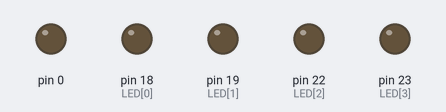
The sketch below on a simulated Arduino Mega 2560, built with avr-gcc and run on an emulated ATmega2560. Parts: output pins drawn as LEDs (lit = HIGH).

Above: at 0.2 s.
At 1.2 s:
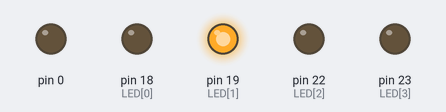
At 2.2 s:
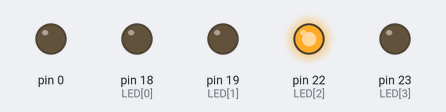
At 4.7 s:
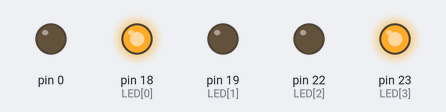
At 6.7 s:
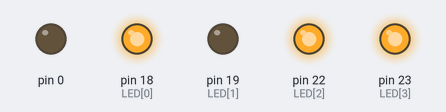
At 9.2 s:
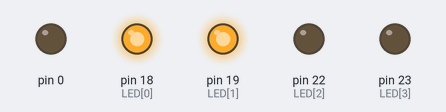
Timing chart, 0 to 9.8 s (numbered marks = the images above):
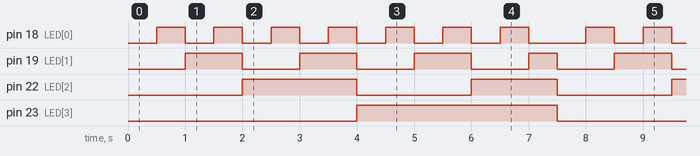

The sketch:

LED_BITS.ino
```cpp
int LED[]={18,19,22,23};

const int bit = 15 , ArrSize = 4;
int BitData[ArrSize];
void setup() {
  // put your setup code here, to run once:
    for(int i=0;i <= ArrSize ;i++)
      pinMode(LED[i],OUTPUT);
}

void loop() {
int temp;

  for(int i = 0 ; i < bit ; i++){
    temp=i;

      for(int j = 0; j < bit ; j++){
        BitData[j] = temp %2;
        temp = temp/2;
      }

      for(int j = 0 ; j < ArrSize ; j++)
        digitalWrite(LED[j], BitData[j]);

      delay(500);
  }


}
```

Measured:
- by itself, pin 18 (LED[0]): repeats every 7.5 s: 6 × (LOW 0.50 s, HIGH 0.50 s), LOW 1.0 s, HIGH 0.50 s
- by itself, pin 19 (LED[1]): repeats every 7.5 s: 2 × (LOW 1.0 s, HIGH 1.0 s), LOW 1.0 s, HIGH 0.50 s, LOW 1.0 s, HIGH 1.0 s
- by itself, pin 22 (LED[2]): repeats every 7.5 s: LOW 2.0 s, HIGH 1.5 s, LOW 2.0 s, HIGH 2.0 s
- by itself, pin 23 (LED[3]): alternates HIGH for 3.5 s and LOW for 4.0 s
